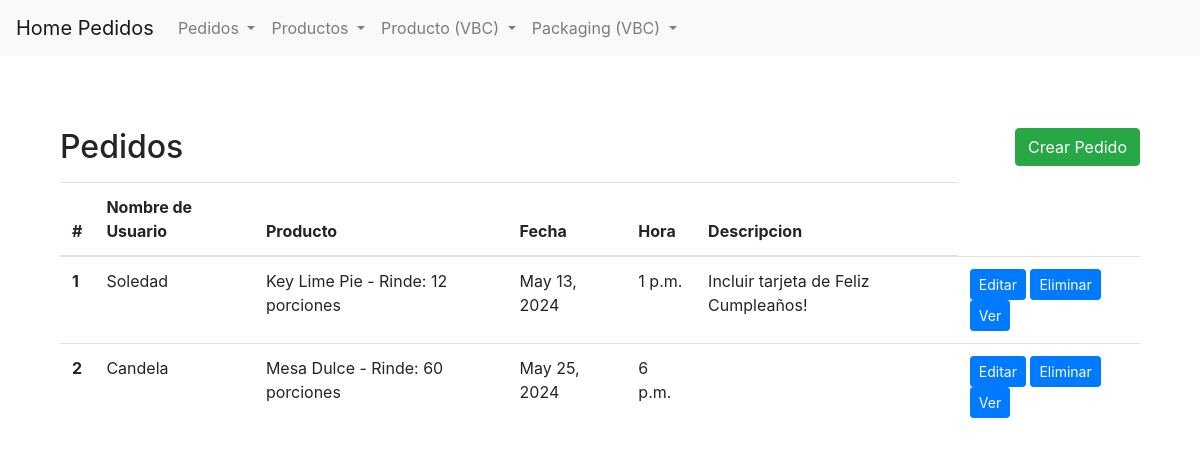
/pedidos/list/, run on an earlier commit of the app's database.
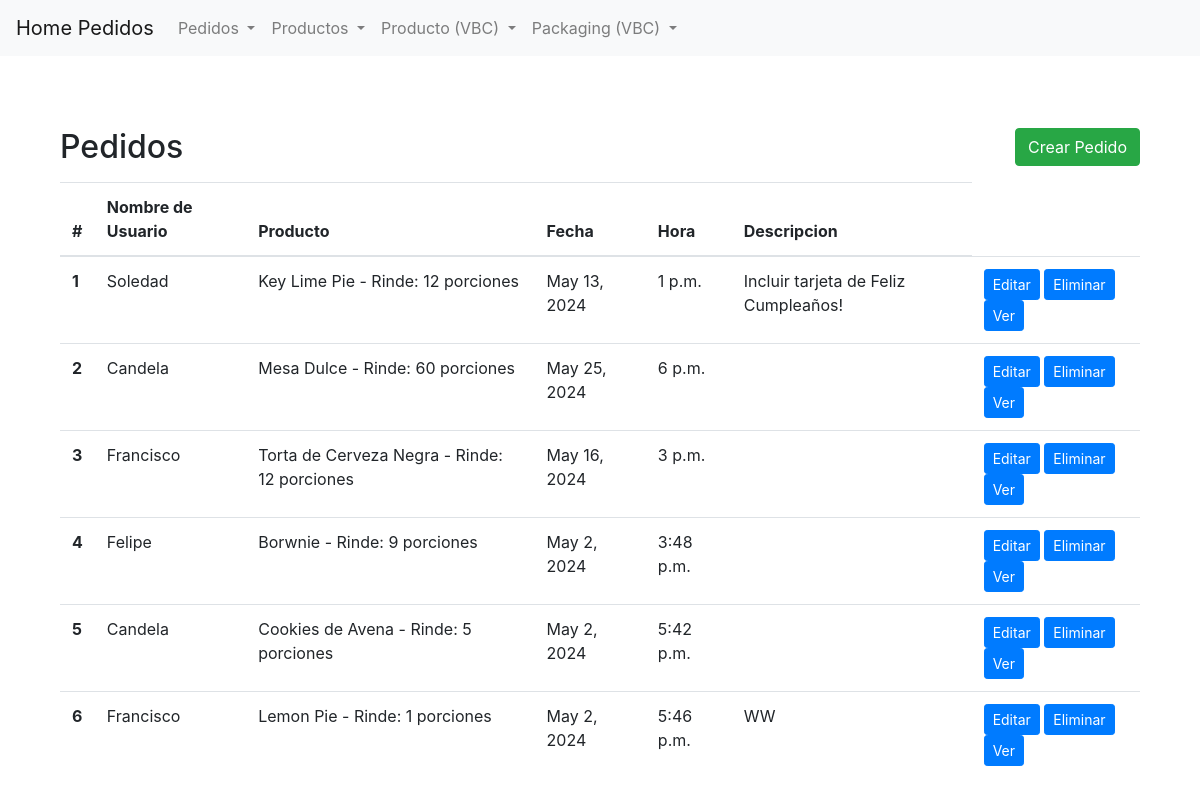
And on a later commit of the database.
### pedidos/models.py (models this page shows, shortened)
class Pedido(models.Model):
    nombre_de_usuario = models.ForeignKey(User, null=True, on_delete=models.SET_NULL, related_name="usuarios")
    producto = models.ForeignKey(Producto, on_delete=models.CASCADE, related_name="pedidos")
    fecha = models.DateField(default=timezone.now)
    hora = models.TimeField(default=timezone.now)
    descripcion = models.TextField(blank=True, null=True)

class Producto(models.Model):
    class Tipo(models.TextChoices):
        LIBRE_DE_GLUTEN = 'Gluten Free' , 'Gluten Free'
        VEGANO = 'Vegan' , 'Vegan'
        CONTIENE_TRIGO = 'With Wheat' , 'With Wheat'
        LIBRE_DE_AZUCAR = 'Sugar Free' , 'Sugar Free'
    nombre = models.CharField(max_length=100)
    disponible = models.BooleanField(default=True)
    rendimiento = models.IntegerField()
    tipo = models.CharField(
            max_length=50,
            choices=Tipo.choices,
            default=Tipo.CONTIENE_TRIGO,
    )
    descripcion = models.TextField(blank=True, null=True)
    def __str__(self):
        return f"{self.nombre} - Rinde: {self.rendimiento} porciones"

### pedidos/views.py (the view)
# urls.py: path("list/", list_view, name="pedidos-list"),
def list_view(request):
    pedidos = Pedido.objects.all()
    contexto_dict = {"pedidos": pedidos}
    return render(request, "pedidos/list.html", contexto_dict)

### pedidos/templates/pedidos/list.html (shortened to what this page needs)
{% extends 'pedidos/base.html' %}
{% block content %}
<section class="py-5">
    <div class="container">
        <div class="d-flex justify-content-between align-items-center mb-3">
            <h2 class="mb-0">Pedidos</h2>
            <a href="{% url 'crear-pedido-con-formulario'%}" class="btn btn-success">Crear Pedido</a>
        </div>
        <table class="table">
            <thead>
                <tr>
                    <th scope="col">#</th>
                    <th scope="col">Nombre de Usuario</th>
                    <th scope="col">Producto</th>
                    <th scope="col">Fecha</th>
                    <th scope="col">Hora </th>
                    <th scope="col">Descripcion</th>
                </tr>
            </thead>
            <tbody>
                {% if pedidos %}
                {% for pedido in pedidos %}
                <tr>
                    <th scope="row">{{ forloop.counter }}</th>
                    <td>{{ pedido.nombre_de_usuario }}</td>
                    <td>{{ pedido.producto }}</td>
                    <td>{{ pedido.fecha }}</td>
                    <td>{{ pedido.hora }}</td>
                    <td>{{ pedido.descripcion }}</td>
                    <td>
                        <a href="/pedidos/detail/{{ pedido.id }}" class="btn btn-primary btn-sm">Editar</a>
                        <a href="/pedidos/detail/{{ pedidoa.id }}" class="btn btn-primary btn-sm">Eliminar</a>
                        <a href="/pedidos/detail/{{ pedido.id }}" class="btn btn-primary btn-sm">Ver</a>
                    </td>
                </tr>
                {% endfor %}
                {% else %}
                <tr>
                    <td colspan="7">No hay Pedidos disponibles.</td>
                </tr>
                {% endif %}
            </tbody>
        </table>
    </div>
</section>
{% endblock %}

What changed in the data, as far as the page shows it:
added Pedido: nombre_de_usuario "Francisco", producto "Torta de Cerveza Negra - Rinde: 12 porciones", fecha "May 16, 2024", hora "3 p.m."
added Pedido: nombre_de_usuario "Felipe", producto "Borwnie - Rinde: 9 porciones", fecha "May 2, 2024", hora "3:48 p.m."
added Pedido: nombre_de_usuario "Candela", producto "Cookies de Avena - Rinde: 5 porciones", fecha "May 2, 2024", hora "5:42 p.m."
added Pedido: nombre_de_usuario "Francisco", producto "Lemon Pie - Rinde: 1 porciones", fecha "May 2, 2024", hora "5:46 p.m.", descripcion "WW"
